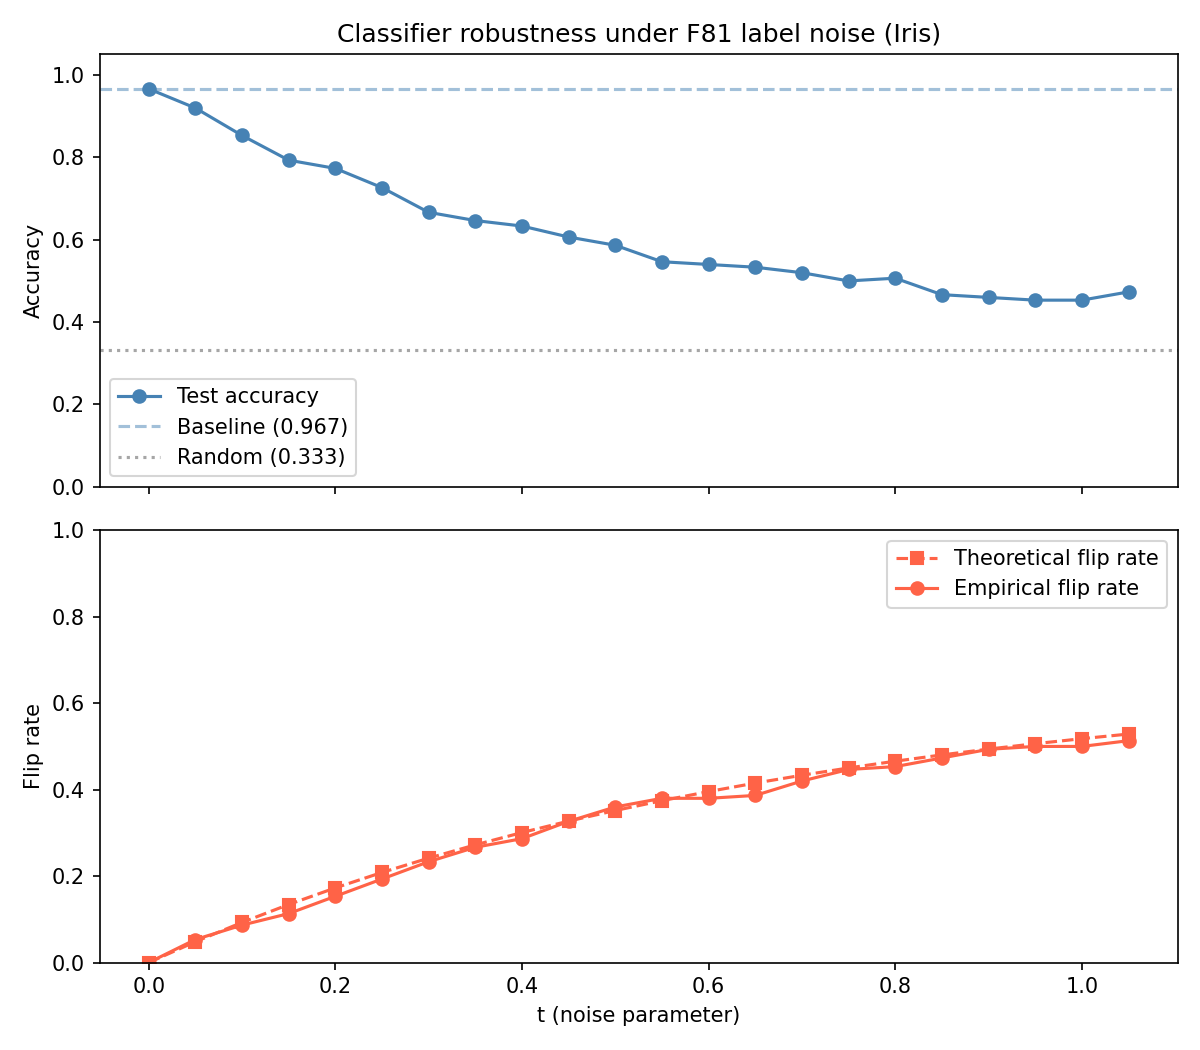

This figure's Python source:
"""
examples/iris_robustness.py
---------------------------
Demonstrates misslabel on the Iris dataset.

A logistic regression classifier is trained on increasingly corrupted labels,
generated by the F81 noise model at a grid of time values t. For each t we
record:

  - theoretical overall flip rate: sum_c pi_c * (1 - P(t)[c,c])
  - empirical flip rate from the injection
  - test accuracy of the classifier trained on corrupted labels

The result is a saturation curve: as t increases, labels become less
informative and accuracy falls toward the random baseline (1/k = 0.33).

Usage
-----
    python examples/iris_robustness.py

Optional dependency: matplotlib (for the plot).
If not installed, the table is printed and no plot is produced.
"""

import numpy as np
from sklearn.datasets import load_iris
from sklearn.linear_model import LogisticRegression
from sklearn.model_selection import StratifiedKFold, cross_val_score
from sklearn.preprocessing import LabelEncoder

from misslabel import inject, summary
from misslabel.matrix import estimate_pi, f81_transition_matrix


# ---------------------------------------------------------------------------
# Configuration
# ---------------------------------------------------------------------------

T_GRID = np.arange(0, 1.1, 0.05)
N_SPLITS = 5       # stratified k-fold for evaluation
RANDOM_STATE = 42


# ---------------------------------------------------------------------------
# Load data
# ---------------------------------------------------------------------------

iris = load_iris()
X = iris.data
y = iris.target.astype(np.int64)
class_names = iris.target_names  # ["setosa", "versicolor", "virginica"]

k = len(np.unique(y))
pi = estimate_pi(y, k)

print("Iris dataset")
print(f"  n={len(y)}, k={k}, classes={[str(c) for c in class_names]}")
print(f"  empirical pi = {pi.round(4)}")
print()


# ---------------------------------------------------------------------------
# Baseline: clean labels
# ---------------------------------------------------------------------------

clf = LogisticRegression(max_iter=200, random_state=RANDOM_STATE)
cv = StratifiedKFold(n_splits=N_SPLITS, shuffle=True, random_state=RANDOM_STATE)
baseline_acc = cross_val_score(clf, X, y, cv=cv, scoring="accuracy").mean()

print(f"Baseline accuracy (clean labels): {baseline_acc:.4f}")
print()


# ---------------------------------------------------------------------------
# Robustness experiment
# ---------------------------------------------------------------------------

print(
    f"{'t':>6}  "
    f"{'flip_rate_theoretical':>22}  "
    f"{'flip_rate_empirical':>20}  "
    f"{'accuracy':>10}"
)
print("-" * 68)

results = []

for t in T_GRID:
    # Inject noise
    injection = inject(y, t=t, pi=pi, random_state=RANDOM_STATE)
    y_noisy = injection.y_noisy

    # Audit: theoretical vs empirical flip rates
    report = summary(y, y_noisy, pi=pi, t=t)
    flip_theoretical = sum(
        pi[c] * v["flip_rate_theoretical"]
        for c, v in enumerate(report["per_class"].values())
    )
    flip_empirical = report["flip_rate"]

    # Evaluate classifier trained on noisy labels
    acc = cross_val_score(
        clf, X, y_noisy, cv=cv, scoring="accuracy"
    ).mean()

    results.append({
        "t": t,
        "flip_theoretical": flip_theoretical,
        "flip_empirical": flip_empirical,
        "accuracy": acc,
    })

    print(
        f"{t:>6.2f}  "
        f"{flip_theoretical:>22.4f}  "
        f"{flip_empirical:>20.4f}  "
        f"{acc:>10.4f}"
    )

print()
print(f"Random baseline (1/k): {1/k:.4f}")


# ---------------------------------------------------------------------------
# Plot (optional)
# ---------------------------------------------------------------------------

try:
    import matplotlib.pyplot as plt

    ts = [r["t"] for r in results]
    accs = [r["accuracy"] for r in results]
    flip_th = [r["flip_theoretical"] for r in results]
    flip_em = [r["flip_empirical"] for r in results]

    fig, (ax1, ax2) = plt.subplots(2, 1, figsize=(8, 7), sharex=True)

    # Accuracy curve
    ax1.plot(ts, accs, marker="o", color="steelblue", label="Test accuracy")
    ax1.axhline(baseline_acc, linestyle="--", color="steelblue",
                alpha=0.5, label=f"Baseline ({baseline_acc:.3f})")
    ax1.axhline(1 / k, linestyle=":", color="gray",
                alpha=0.7, label=f"Random ({1/k:.3f})")
    ax1.set_ylabel("Accuracy")
    ax1.set_ylim(0, 1.05)
    ax1.legend()
    ax1.set_title("Classifier robustness under F81 label noise (Iris)")

    # Flip rate curve
    ax2.plot(ts, flip_th, marker="s", linestyle="--", color="tomato",
             label="Theoretical flip rate")
    ax2.plot(ts, flip_em, marker="o", color="tomato",
             label="Empirical flip rate")
    ax2.set_xlabel("t (noise parameter)")
    ax2.set_ylabel("Flip rate")
    ax2.set_ylim(0, 1.0)
    ax2.legend()

    plt.tight_layout()
    plt.savefig("examples/iris_robustness.png", dpi=150)
    print("Plot saved to examples/iris_robustness.png")
    plt.show()

except ImportError:
    print("matplotlib not installed : skipping plot.")
    print("Install with: pip install matplotlib")
